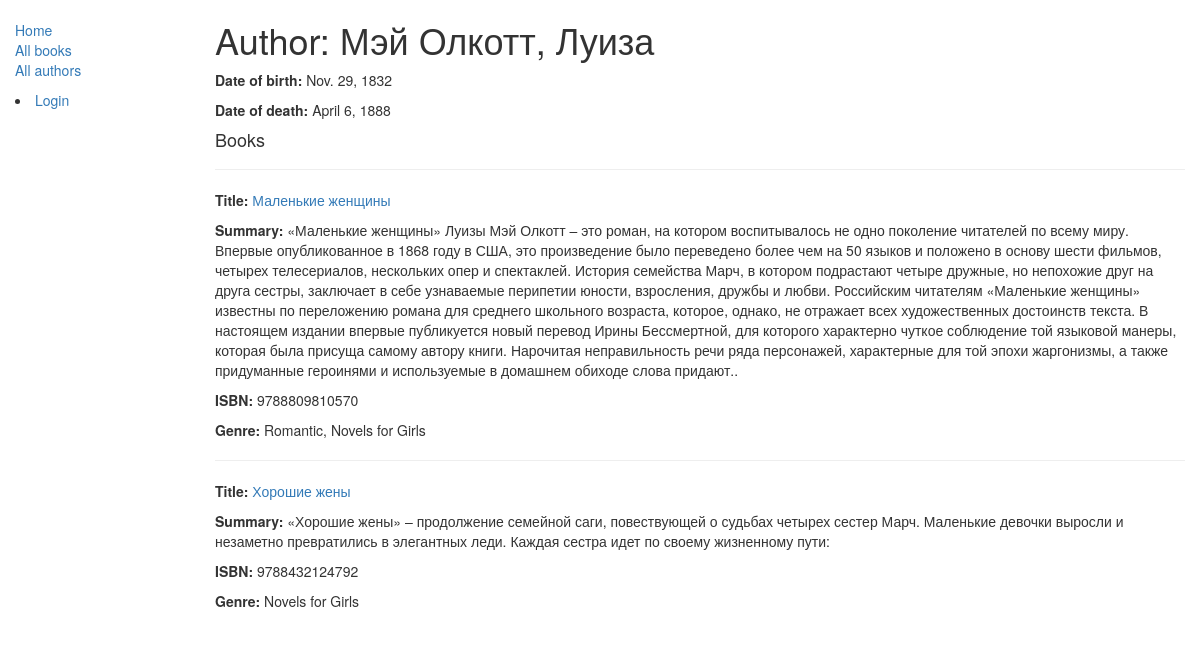
Page /catalog/author/2/ on the committed database.
### catalog/models.py (models this page shows, shortened)
class Author(models.Model):
    first_name = models.CharField(max_length=100)
    last_name = models.CharField(max_length=100)
    date_of_birth = models.DateField(null=True, blank=True)
    date_of_death = models.DateField('Died', null=True, blank=True)

class Book(models.Model):
    title = models.CharField(max_length=200)
    author = models.ForeignKey('Author', on_delete=models.SET_NULL, null=True)
    summary = models.TextField(max_length=1000, help_text="Enter a brief description of the book")
    isbn = models.CharField('ISBN',max_length=13, help_text='13 Character <a href="https://www.isbn-international.org/content/what-isbn">ISBN number</a>')
    genre = models.ManyToManyField(Genre, help_text="Select a genre for this book")
    def get_absolute_url(self):
        return reverse('book-detail', args=[str(self.id)])
    def display_genre(self):
        """
        Creates a string for the Genre. This is required to display genre in Admin.
        """
        return ', '.join([ genre.name for genre in self.genre.all()[:3] ])
    display_genre.short_description = 'Genre'

class Genre(models.Model):
    name = models.CharField(max_length=200, help_text="Enter a book genre (e.g. Science Fiction, French Poetry etc.)")

### catalog/views.py (the view)
# urls.py: re_path(r'^author/(?P<pk>\d+)/$', views.AuthorDetailView.as_view(), name='author-detail'),
class AuthorDetailView(generic.DetailView):
    model = Author

### catalog/templates/catalog/author_detail.html (shortened to what this page needs)
{% extends "catalog/base_generic.html" %}
{% block content %}
<h1>Author: {{ author.last_name }}, {{ author.first_name }}</h1>
<p><strong>Date of birth:</strong> {{ author.date_of_birth }}</p>
<p><strong>Date of death:</strong> {{ author.date_of_death|default:"Still alive" }}</p>
    <h4>Books</h4>
    {% if author.book_set.all %}
        {% for book in author.book_set.all %}
        <hr>
        <p><strong>Title:</strong> <a href="{{ book.get_absolute_url }}">{{ book.title }}</a></p>
        <p><strong>Summary:</strong> {{ book.summary }}</p>
        <p><strong>ISBN:</strong> {{ book.isbn }}</p>
        <p><strong>Genre:</strong>
            {% for genre in book.genre.all %}
                {{ genre.name }}{% if not forloop.last %}, {% endif %}
            {% endfor %}
        </p>
        {% endfor %}
    {% else %}
        <p>This author has no books in the library.</p>
    {% endif %}
</div>
{% endblock %}

### rows in the picture
Author: last_name "Мэй Олкотт", first_name "Луиза", date_of_birth "Nov. 29, 1832", date_of_death "April 6, 1888"
Book: title "Маленькие женщины", summary "«Маленькие женщины» Луизы Мэй Олкотт – это роман, на котором воспитывалось не одно поколение читателей по всему миру. Впервые опубликованное в 1868 году в США, это произведение было переведено более чем на 50 языков и положено в основу шести фильмов, четырех телесериалов, нескольких опер и спектаклей. История семейства Марч, в котором подрастают четыре дружные, но непохожие друг на друга сестры, заключает в себе узнаваемые перипетии юности, взросления, дружбы и любви. Российским читателям «Маленькие женщины» известны по переложению романа для среднего школьного возраста, которое, однако, не отражает всех художественных достоинств текста. В настоящем издании впервые публикуется новый перевод…", isbn "9788809810570"
Genre: name "Romantic"
Genre: name "Novels for Girls"
Book: title "Хорошие жены", summary "«Хорошие жены» – продолжение семейной саги, повествующей о судьбах четырех сестер Марч. Маленькие девочки выросли и незаметно превратились в элегантных леди. Каждая сестра идет по своему жизненному пути:", isbn "9788432124792"
